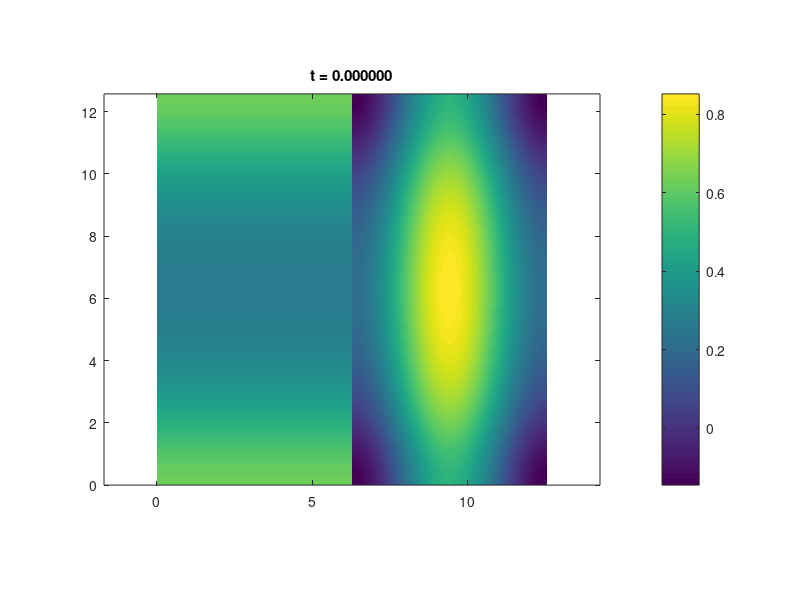

Reproduce this figure in MATLAB. (Note: this script raises an error after producing the figure.)
%%%Coupled physical-biological model used in Prend et al. (submitted, GRL). The biological model is a 2 component nutrient-phytoplankton system governed by Equations (2.1.1-2.1.2) and the physical model is a 2-D stirring flow given by Equation (2.2.1). The script calls 3 functions, diffuse.m, psi1.m, and upw.m   

global amp
nx=256; %setting grid size
%setting factors for flow 
dt=1/32; %time stepping
amp=0.1; %velocity amplitude 
dth=0.1*sqrt(dt); %phase
afac=sqrt(12*dt); %factor for streamfunction

%setting model domain and grid
L=4*pi; 
dx=L/nx;
x=[0.5:nx]*dx; 
y=[0.5:nx]'*dx;

[xg,yg]=meshgrid(x,y); %grid for tracer
[xp,yp]=meshgrid([0:nx]*dx); %grid for streamfunction

%wavenumbers for streamfunction
kl=[
0.5,0
0,0.5
1,1
1,-1
];
a=rand(size(kl,1),1);

th=2*pi*rand(size(a,1),1); %phase
agamma=1/20; %factor for streamfunction
kappa=1e-4; %if including numerical diffusion 


%setting initial distributions of N and P  
t=0; %start from time zero 
tmax=1000; %how many timesteps to run for

N00=0.8;N01=0.4*N00;%set initial N
mu0=0.08;mu1=0.4*mu0;%set mu
la=0.03;%set entrainment rate lambda
    
k=1/2;
S0=N00-N01*cos(k*xg);%setting initial S0 distribution
mu=mu0-mu1*cos(k*yg);%setting mu distribution
P0=S0-la./mu;%setting initial P distribution
N0=S0-P0;%setting initial N distribution

%initialize the tracer fields
N=N0;
P=P0;
S=S0;

%run the model
while t<=tmax
  if(rem(t,1)==0)
    imagesc(x,y,[N,P]); %plot N and P at each timestep
    axis('xy','equal')
    title(sprintf("t = %3f",t));
    set(gcf, 'color', 'w');
    set(gca, 'color', 'w');
    colorbar();
    drawnow();
  end
  p=psi1(xp,yp,kl,a,th); %define the streamfunction at each time step using psi1.m function
  [dc1,fx1,fy1]=upw(p,N,dx,0,0); %advect N and P by first order upwind advection scheme using upw.m function 
  [dc2,fx2,fy2]=upw(p,P,dx,0,0);
  [dc3,fx3,fy3]=upw(p,S,dx,0,0);
  
  %apply the advection, diffusion, and biological reactions to find the tracer evolution at each time step
  dNdt=dc1+diffuse(N,kappa,dx,0,0)-mu.*N.*P-la*(N-S0);
  dPdt=dc2+diffuse(P,kappa,dx,0,0)+mu.*N.*P-la*P; 
  dSdt=dc3+diffuse(S,kappa,dx,0,0)+la*(S-S0);
  N=N+dt*dNdt;
  P=P+dt*dPdt;
  S=S+dt*dSdt;
  t=t+dt;
  
  %phase shift and amplitude for renovating wave model
  th=th+dth*(rand(size(a))-0.5);
  a=a+afac*(rand(size(a))-0.5)-agamma*a*dt;
  a=a.*(a<=5)+5*(a>5);
  a=a.*(a>=-5)-5*(a<-5);
end